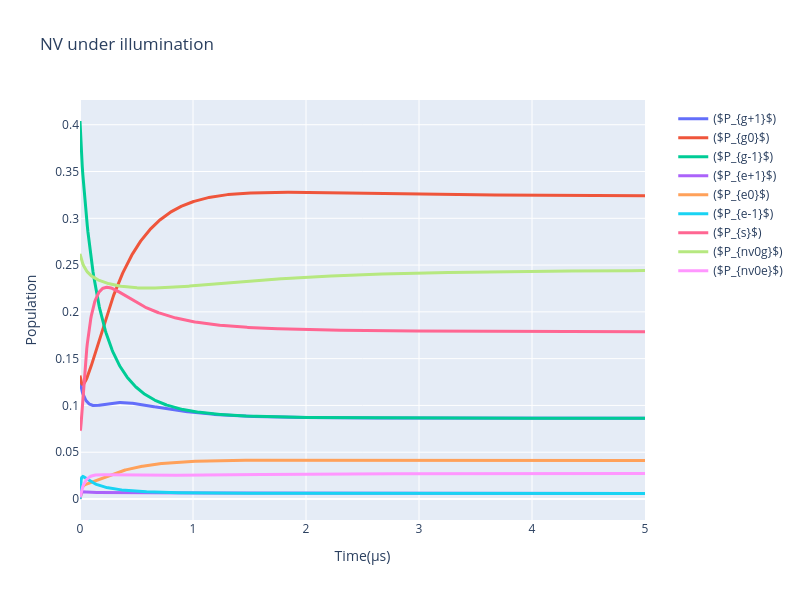

The code cell stored with this chart in its notebook:
### Code cell
fig = go.Figure()
fig.add_scatter(x=tlist, y=g1p_pop,name='($P_{g+1}$)',mode='lines',line=dict(width=3))
fig.add_scatter(x=tlist, y=g0_pop,name='($P_{g0}$)',mode='lines',line=dict(width=3))
fig.add_scatter(x=tlist, y=g1m_pop,name='($P_{g-1}$)',mode='lines',line=dict(width=3))
fig.add_scatter(x=tlist, y=e1p_pop,name='($P_{e+1}$)',mode='lines',line=dict(width=3))
fig.add_scatter(x=tlist, y=e0_pop,name='($P_{e0}$)',mode='lines',line=dict(width=3))
fig.add_scatter(x=tlist, y=e1m_pop,name='($P_{e-1}$)',mode='lines',line=dict(width=3))
fig.add_scatter(x=tlist, y=s_pop,name='($P_{s}$)',mode='lines',line=dict(width=3))
fig.add_scatter(x=tlist, y=nv0g_pop,name='($P_{nv0g}$)',mode='lines',line=dict(width=3))
fig.add_scatter(x=tlist, y=nv0e_pop,name='($P_{nv0e}$)',mode='lines',line=dict(width=3))
fig.update_layout(height=600, width=800,
                  legend=dict(yanchor="top",y=0.99,xanchor="left",x=1.05),
                  xaxis=dict(title="Time(\N{greek small letter mu}s)"),
                  yaxis=dict(title="Population"),
                  title="NV under illumination",
                  )
fig

### Figure 1 — Plotly figure (JSON) as saved in the notebook; plotly's stock layout.template omitted (floating-point values rounded to 4 significant figures; data arrays with more than 128 entries replaced by an {"elided": "..."} marker saying what was removed)
{"data": [{"line": {"width": 3}, "mode": "lines", "name": "($P_{g+1}$)", "type": "scatter", "x": {"elided": "1001 float values"}, "y": {"elided": "1001 float values"}}, {"line": {"width": 3}, "mode": "lines", "name": "($P_{g0}$)", "type": "scatter", "x": {"elided": "1001 float values"}, "y": {"elided": "1001 float values"}}, {"line": {"width": 3}, "mode": "lines", "name": "($P_{g-1}$)", "type": "scatter", "x": {"elided": "1001 float values"}, "y": {"elided": "1001 float values"}}, {"line": {"width": 3}, "mode": "lines", "name": "($P_{e+1}$)", "type": "scatter", "x": {"elided": "1001 float values"}, "y": {"elided": "1001 float values"}}, {"line": {"width": 3}, "mode": "lines", "name": "($P_{e0}$)", "type": "scatter", "x": {"elided": "1001 float values"}, "y": {"elided": "1001 float values"}}, {"line": {"width": 3}, "mode": "lines", "name": "($P_{e-1}$)", "type": "scatter", "x": {"elided": "1001 float values"}, "y": {"elided": "1001 float values"}}, {"line": {"width": 3}, "mode": "lines", "name": "($P_{s}$)", "type": "scatter", "x": {"elided": "1001 float values"}, "y": {"elided": "1001 float values"}}, {"line": {"width": 3}, "mode": "lines", "name": "($P_{nv0g}$)", "type": "scatter", "x": {"elided": "1001 float values"}, "y": {"elided": "1001 float values"}}, {"line": {"width": 3}, "mode": "lines", "name": "($P_{nv0e}$)", "type": "scatter", "x": {"elided": "1001 float values"}, "y": {"elided": "1001 float values"}}], "layout": {"height": 600, "legend": {"x": 1.05, "xanchor": "left", "y": 0.99, "yanchor": "top"}, "title": {"text": "NV under illumination"}, "width": 800, "xaxis": {"title": {"text": "Time(μs)"}}, "yaxis": {"title": {"text": "Population"}}}}
